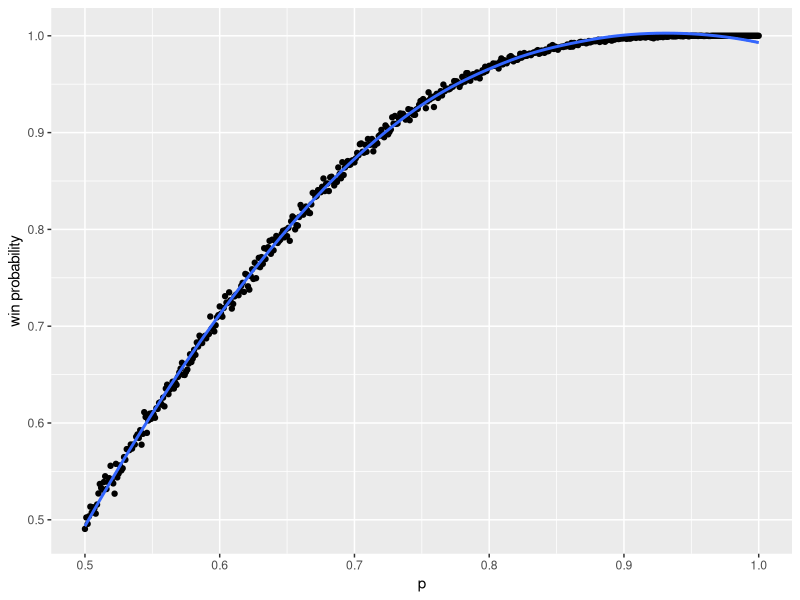
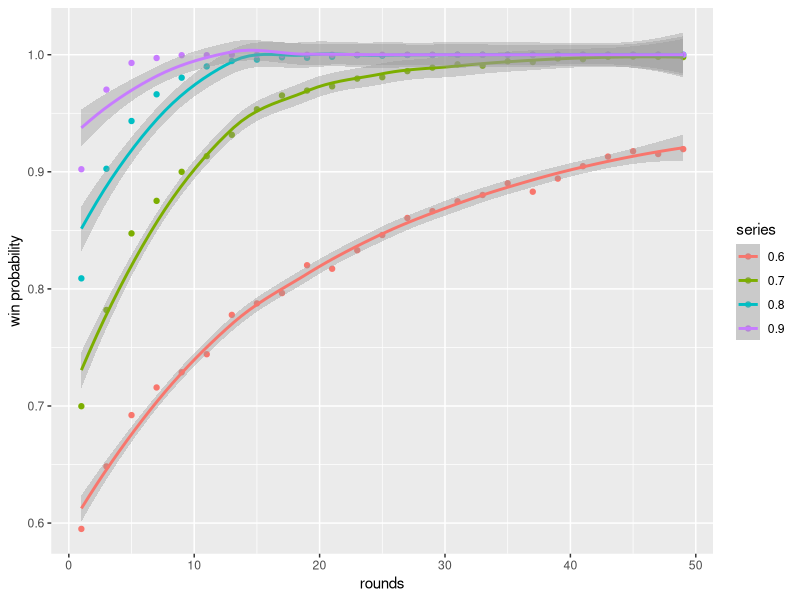

Recreate these plots in R, in order. (Note: a time limit stopped this script after it produced the figures.)
library("ggplot2")
library("reshape2")
playoff <- function(p, n = 7, trials = 5000) {
    x <- replicate(trials, sum(sample(c(TRUE, FALSE), replace = TRUE, size = n, prob = c(p, 1 - p)), na.rm = TRUE) > n %/% 2)
    return(sum(x, na.rm = TRUE) / trials)
}
# 2
prob <- seq(0.5, 1, by = 0.001)
result <- sapply(prob, function(p) playoff(p))
print(ggplot(data.frame(prob, result), aes(prob, result)) +
    geom_point() +
    geom_smooth() +
    xlab("p") +
    ylab("win probability"))
# 3
numbers <- seq(1, 50, by = 2)
data <- data.frame(numbers)
for (p in seq(0.6, 0.9, by = 0.1)) {
    data[toString(p)] <- sapply(numbers, function(n) playoff(p, n))
}
data <- melt(data, id.vars = 'numbers', variable.name = 'series')
print(ggplot(data, aes(numbers, value)) +
      geom_point(aes(colour = series)) +
      geom_smooth(aes(colour = series)) +
      xlab("rounds") +
      ylab("win probability"))
# 4
playoff <- function(p_home, p_non_home, home_games_n, none_home_games_n, trials = 5000) {
    to_win <- (home_games_n + none_home_games_n) %/% 2
    x <- replicate(trials, {
        result <- c(
            sample(c(TRUE, FALSE), replace = TRUE, size = home_games_n, prob = c(p_home, 1 - p_home)),
            sample(c(TRUE, FALSE), replace = TRUE, size = none_home_games_n, prob = c(p_non_home, 1 - p_non_home))
        )
        return(sum(result, na.rm = TRUE) > to_win)
    })
    return(sum(x, na.rm = TRUE) / trials)
}
# 5
columns <- c("home_win_p", "non_home_win_p", "starts_from_home", "start_matches", "win_p")
data <- data.frame(matrix(nrow = 0, ncol = length(columns)))
colnames(data) <- columns
for (home_win_p in seq(0.1, 0.9, by = 0.2)) {
    for (non_home_win_p in seq(0.1, 0.9, by = 0.2)) {
        for (start_matches in seq(3, 15, by = 2)) {
            data[nrow(data) + 1, ] <- c(home_win_p, non_home_win_p, "Yes", start_matches,
                playoff(home_win_p, non_home_win_p, start_matches + 1, start_matches))
            data[nrow(data) + 1, ] <- c(home_win_p, non_home_win_p, "No", start_matches,
                playoff(home_win_p, non_home_win_p, start_matches, start_matches + 1))
        }
    }
}
print(ggplot(data, aes(start_matches, win_p)) +
    geom_point(aes(colour = factor(starts_from_home))) +
    geom_smooth(aes(colour = factor(starts_from_home)), se = FALSE) +
    facet_wrap(vars(home_win_p, non_home_win_p)) +
    labs(x = "first round count", y = "win probability", colour = "Starts from home?"))
# 6
columns <- c("home_win_p", "home_plays_n", "win_p")
data <- data.frame(matrix(nrow = 0, ncol = length(columns)))
colnames(data) <- columns
for (home_win_p in seq(0.01, 1, by = 0.01)) {
    non_home_win_p <- home_win_p / 2
    data[nrow(data) + 1, ] <- c(home_win_p, 3,
        playoff(home_win_p, non_home_win_p, 3, 4))
    data[nrow(data) + 1, ] <- c(home_win_p, 4,
        playoff(home_win_p, non_home_win_p, 4, 3))
}
print(ggplot(data, aes(x = as.factor(home_plays_n), y = home_win_p)) +
    geom_raster(aes(fill = win_p)) +
    scale_fill_gradientn(colours = rainbow(5)) +
    labs(x = "Rounds Played in Home", y = "Home Win Probability", colour = "Win Probability"))
# 2-1
lambda <- 1 / 2
data <- data.frame(diff = replicate(1000, {
        # Uncomment these lines for pure poisson random generation
        #x <- rpois(2, lambda)
        #return(abs(x[1] - x[2]))
        return(rexp(1, lambda))
    }))
print(ggplot(data) +
    geom_histogram(aes(x = diff, y = ..density..), binwidth = 1) +
    geom_density(aes(x = diff), fill = "green", alpha = 0.1))
# 2
lambda <- 1 / 2
m <- 1
# Returns P(X > n) where X ~ Exp(lambda)
more_than <- function(lambda, n, trials = 1000) {
    x <- rexp(trials, lambda)
    return(length(x[x > n]) / trials)
}
# Returns P(X > n + m | X > m) where X ~ Exp(lambda)
more_than_if <- function(lambda, n, m, trials = 10000) {
    x <- rexp(trials, lambda)
    return(length(x[x > n + m]) / length(x[x > m]))
}
# Create the data
columns <- c("n", "P(X > n)", "P(X > n + m | X > m)")
data <- data.frame(matrix(nrow = 0, ncol = length(columns)))
colnames(data) <- columns
for (n in seq(0, 4, by = 0.01)) {
    data[nrow(data) + 1, ] <- c(n, more_than(lambda, n), more_than_if(lambda, n, m))
}
data <- melt(data, id.vars = "n", variable.name = "series")
print(ggplot(data, aes(n, value)) +
      geom_point(aes(colour = series)) +
      geom_smooth(aes(colour = series)) +
      xlab("n") +
      ylab("P"))
# 3
n <- 10
lambda <- 1/5
samples <- 1000
data <- data.frame(gamma = rgamma(samples, n, rate = lambda), exp = replicate(samples, sum(rexp(n, rate = lambda))))
print(ggplot(data) +
    stat_density(aes(x = gamma, colour = "green"), geom="line", position="identity") +
    stat_density(aes(x = exp, colour = "red"), geom="line",position="identity"))
